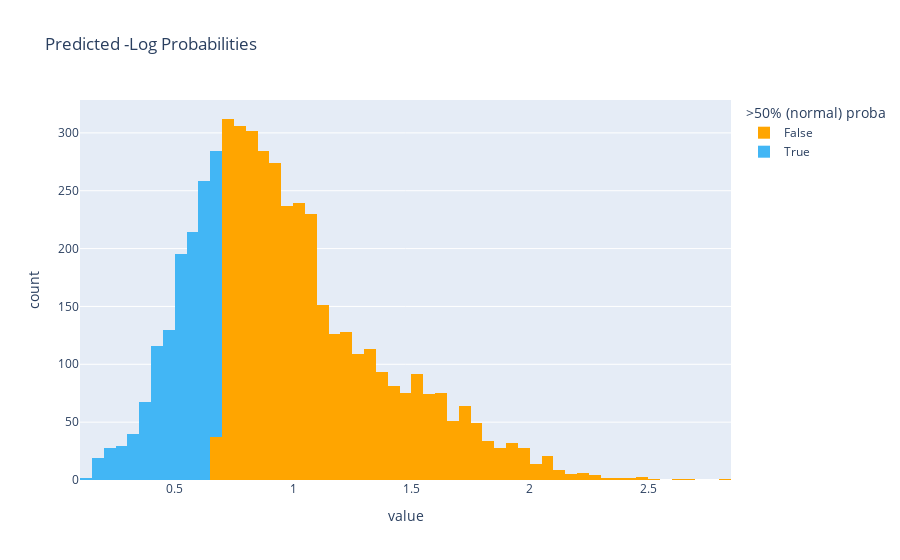

The cell this chart's notebook holds for it:
### Code cell
import plotly.express as px

fig = px.histogram(neg_log_predictions,color='y_pred', color_discrete_sequence=['orange','#42b6f5'],title="Predicted -Log Probabilities",labels={'y_proba':'Probabilities','y_pred':'>50% (normal) proba'})
fig.show()

### Figure 1 — Plotly figure (JSON) as saved in the notebook; plotly's stock layout.template omitted (floating-point values rounded to 4 significant figures; data arrays with more than 128 entries replaced by an {"elided": "..."} marker saying what was removed)
{"data": [{"alignmentgroup": "True", "bingroup": "x", "hovertemplate": ">50% (normal) proba=False<br>value=%{x}<br>count=%{y}<extra></extra>", "legendgroup": "False", "marker": {"color": "orange", "pattern": {"shape": ""}}, "name": "False", "offsetgroup": "False", "orientation": "v", "showlegend": true, "type": "histogram", "x": {"elided": "3696 float values"}, "xaxis": "x", "yaxis": "y"}, {"alignmentgroup": "True", "bingroup": "x", "hovertemplate": ">50% (normal) proba=True<br>value=%{x}<br>count=%{y}<extra></extra>", "legendgroup": "True", "marker": {"color": "#42b6f5", "pattern": {"shape": ""}}, "name": "True", "offsetgroup": "True", "orientation": "v", "showlegend": true, "type": "histogram", "x": {"elided": "1345 float values"}, "xaxis": "x", "yaxis": "y"}], "layout": {"barmode": "relative", "legend": {"title": {"text": ">50% (normal) proba"}, "tracegroupgap": 0}, "title": {"text": "Predicted -Log Probabilities"}, "xaxis": {"anchor": "y", "domain": [0, 1], "title": {"text": "value"}}, "yaxis": {"anchor": "x", "domain": [0, 1], "title": {"text": "count"}}}}
